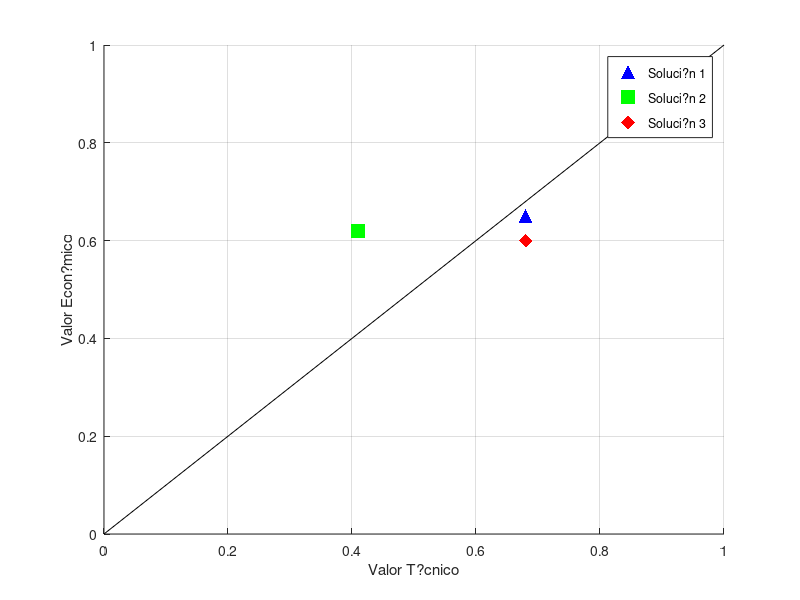

Reproduce this figure in MATLAB.
close all;
clear all;
clc;

sz=100

xideal=[0,1]
yideal=[0,1]

% Valor t?cnico
x=[0.68 0.41 0.68];

% Valor econ?mico
y=[0.65 0.62 0.6];

figure('Name','Evaluaci?n T?cnica - Econ?mica')
scatter(x(1),y(1),sz,'b','^','filled')
grid on;
hold on;
scatter(x(2),y(2),sz,'g','s','filled')
scatter(x(3),y(3),sz,'r','d','filled')
plot(xideal,yideal,'k')
axis([0 1 0 1])
ylabel('Valor Econ?mico');
xlabel('Valor T?cnico');
%title('Evaluaci?n T?cnico-econ?mica')
legend('Soluci?n 1', 'Soluci?n 2', 'Soluci?n 3')